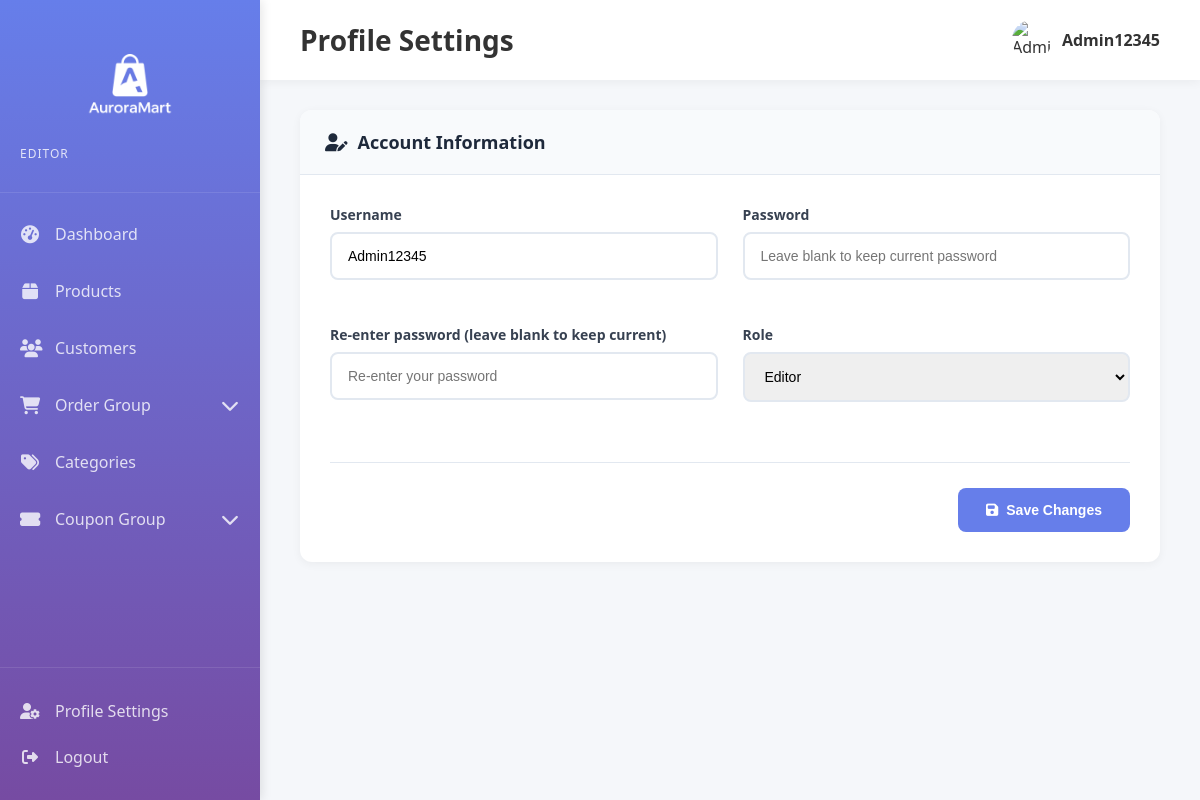
The page /admin_panel/profile/ (signed in) on the database its author committed.
### admin_panel/models.py (models this page shows, shortened)
class Admin(User):
    ROLE_CHOICES = [
        ('VIEWER', 'Viewer'),
        ('EDITOR', 'Editor')
    ]
    admin_id = models.CharField(max_length=20, primary_key=True, unique=True)
    role = models.CharField(max_length=100, default='Viewer',choices=ROLE_CHOICES)

### admin_panel/views.py (the view, shortened to what this page needs)
# urls.py: path('profile/', profileSettingsView.as_view(), name='admin_profile'),
class profileSettingsView(View):
    template_name = 'admin_panel/profile_settings.html'
    form_class = AdminUpdateForm
    def get_common_context(self, request):
        return {
            'username': request.session.get("admin_username"),
            'user_role': request.session.get("admin_role"),
            'profile_picture': request.session.get("admin_profile_picture")
        }
    def get(self, request, *args, **kwargs):
        username = request.session.get("admin_username")
        try:
            admin = Admin.objects.get(username=username)
            form = self.form_class(instance=admin)
            context = self.get_common_context(request)
            context['form'] = form
            return render(request, self.template_name, context)
        except Admin.DoesNotExist:
            return render(request, 'admin_panel/login.html')

### admin_panel/forms.py (shortened to what this page needs)
class AdminUpdateForm(forms.ModelForm):
    password_check = forms.CharField(
        label="Re-enter password (leave blank to keep current)",
        required=False,
        widget=forms.PasswordInput(attrs={
            'placeholder': 'Re-enter your password',
            'class': 'login_form'
        })
    )
    class Meta:
        model = Admin
        fields = ['username', 'password', 'password_check', 'role']
        widgets = {
            'username': forms.TextInput(attrs={
                'placeholder': 'Enter a unique username',
                'class': 'login_form'
            }),
            'password': forms.PasswordInput(attrs={
                'placeholder': 'Leave blank to keep current password',
                'class': 'login_form'
            }),
            'role': forms.Select(attrs={
                'class': 'login_form'
            })
        }
    def __init__(self, *args, **kwargs):
        super().__init__(*args, **kwargs)
        self.fields['username'].required = False
        self.fields['password'].required = False
        self.fields['role'].required = False

### admin_panel/templates/admin_panel/profile_settings.html (shortened to what this page needs)
{% extends 'admin_panel/base.html' %}
{% load static %}
{% block page_heading %}Profile Settings{% endblock %}
{% block extra_css %}
<link rel="stylesheet" href="{% static 'admin_panel/css/profile_settings.css' %}">
{% endblock %}
{% block content %}
<div class="profile-content">
    <div class="card profile-details-card">
        <div class="card-header">
            <h3><i class="fas fa-user-edit"></i>Account Information</h3>
        </div>
        <div class="card-body">
            {% if form %}
                <form method="post" class="profile-form">
                    <div class="form-grid">
                        {% for field in form %}
                        <div class="form-field">
                            <label for="{{ field.id_for_label }}">{{ field.label }}</label>
                            {{ field }}
                        </div>
                        {% endfor %}
                    </div>
                    <div class="form-actions">
                        <button type="submit" class="btn btn-primary">
                            <i class="fas fa-save"></i> Save Changes
                        </button>
                    </div>
                </form>
            {% else %}
                <div class="no-form-message">
                    <p>Profile form not available.</p>
                </div>
            {% endif %}
        </div>
    </div>
</div>
{% endblock %}

### admin_panel/templates/admin_panel/base.html (shortened to what this page needs)
{% load static %}
<!DOCTYPE html>
<html lang="en">
<head>
    <link rel="stylesheet" href="https://cdnjs.cloudflare.com/ajax/libs/font-awesome/6.4.0/css/all.min.css">
    <link rel="stylesheet" href="{% static 'admin_panel/css/base.css' %}">
    {% block extra_css %}{% endblock %}
</head>
<body>
    <nav class="sidebar">
        <div class="sidebar-header">
            <h2><img src="{% static 'admin_panel/Logo.png' %}" alt="AuroraMart Logo" class="sidebar-logo"></h2>
            <p class="admin-role">{{ user_role|default:"Admin" }}</p>
        </div>
        <div class="sidebar-menu-container">
            <ul class="sidebar-menu">
                <li>
                    <a href="{% url 'admin_dashboard' %}?type=dashboard" class="{% if type == 'dashboard' %}active{% endif %}">
                        <i class="fas fa-tachometer-alt"></i>
                        <span>Dashboard</span>
                    </a>
                </li>
                <li>
                    <a href="{% url 'admin_list' %}?type=products" class="{% if type == 'products' %}active{% endif %}">
                        <i class="fas fa-box"></i>
                        <span>Products</span>
                    </a>
                </li>
                <li>
                    <a href="{% url 'admin_list' %}?type=customers" class="{% if type == 'customers' %}active{% endif %}">
                        <i class="fas fa-users"></i>
                        <span>Customers</span>
                    </a>
                </li>
                <li class="menu-group">
                    <a href="#" class="menu-group-toggle" onclick="toggleGroup('order-group')">
                        <i class="fas fa-shopping-cart"></i>
                        <span>Order Group</span>
                        <i class="fas fa-chevron-down group-icon" id="order-group-icon"></i>
                    </a>
                </li>
                <li>
                    <a href="{% url 'admin_list' %}?type=categories" class="{% if type == 'categories' %}active{% endif %}">
                        <i class="fas fa-tags"></i>
                        <span>Categories</span>
                    </a>
                </li>
                <li class="menu-group">
                    <a href="#" class="menu-group-toggle" onclick="toggleGroup('coupon-group')">
                        <i class="fas fa-ticket-alt"></i>
                        <span>Coupon Group</span>
                        <i class="fas fa-chevron-down group-icon" id="coupon-group-icon"></i>
                    </a>
                </li>
            </ul>
        </div>
        <div class="sidebar-footer">
            <a href="{% url 'admin_profile' %}" class="sidebar-link">
                <i class="fas fa-user-cog"></i>
                <span>Profile Settings</span>
            </a>
            <a href="{% url 'admin_logout' %}?logout=true" class="sidebar-link logout">
                <i class="fas fa-sign-out-alt"></i>
                <span>Logout</span>
            </a>
        </div>
    </nav>
    <main class="main-content">
        <header class="top-header">
            <div class="header-left">
                <h1>{% block page_heading %}{{ page_title }}{% endblock %}</h1>
            </div>
            <div class="header-right">
                <div class="admin-profile">
                    {% if profile_picture %}
                        <img src="{{ profile_picture }}" alt="Admin" class="profile-pic">
                    {% else %}
                        <i class="fas fa-user-circle profile-icon"></i>
                    {% endif %}
                    <span class="admin-name">{{ username }}</span>
                </div>
            </div>
        </header>
        <div class="content-wrapper">
            {% block content %}{% endblock %}
        </div>
    </main>
</body>
</html>

### admin_panel/static/admin_panel/css/base.css (style rules this page uses)
* { margin: 0; padding: 0; box-sizing: border-box; }
body { font-family: 'Segoe UI', Tahoma, Geneva, Verdana, sans-serif; background: #f5f7fa; color: #333; display: flex; min-height: 100vh; }
.sidebar { width: 260px; background: linear-gradient(180deg, #667eea 0%, #764ba2 100%); color: white; position: fixed; height: 100vh; display: flex; flex-direction: column; box-shadow: 2px 0 10px rgba(0,0,0,0.1); z-index: 1000; }
.sidebar-header { padding: 30px 20px; border-bottom: 1px solid rgba(255,255,255,0.1); flex-shrink: 0; }
.sidebar-menu-container { flex: 1; overflow-y: auto; overflow-x: hidden; }
.sidebar-header h2 { font-size: 24px; margin-bottom: 5px; display: flex; justify-content: center; align-items: center; }
.sidebar-logo { width: 50%; height: 50%; object-fit: contain; filter: brightness(0) invert(1); }
.admin-role { font-size: 12px; opacity: 0.8; text-transform: uppercase; letter-spacing: 1px; }
.sidebar-menu { list-style: none; padding: 10px 0; margin: 0; }
.sidebar-menu li { margin: 5px 0; }
.sidebar-menu a { display: flex; align-items: center; padding: 15px 20px; color: rgba(255,255,255,0.8); text-decoration: none; transition: all 0.3s ease; }
.sidebar-menu a i { margin-right: 15px; font-size: 18px; width: 20px; text-align: center; }
.menu-group { margin: 5px 0; }
.menu-group-toggle { justify-content: space-between !important; cursor: pointer; }
.menu-group-toggle .group-icon { margin-left: auto; margin-right: 0; transition: transform 0.3s ease; }
.sidebar-footer { border-top: 1px solid rgba(255,255,255,0.1); padding: 20px 0; flex-shrink: 0; }
.sidebar-link { display: flex; align-items: center; padding: 12px 20px; color: rgba(255,255,255,0.8); text-decoration: none; transition: all 0.3s ease; }
.sidebar-link i { margin-right: 15px; font-size: 16px; width: 20px; text-align: center; }
.main-content { margin-left: 260px; flex: 1; display: flex; flex-direction: column; min-height: 100vh; }
.top-header { background: white; padding: 20px 40px; box-shadow: 0 2px 10px rgba(0,0,0,0.05); display: flex; justify-content: space-between; align-items: center; }
.header-left h1 { font-size: 28px; color: #333; }
.header-right { display: flex; align-items: center; gap: 20px; }
.admin-profile { display: flex; align-items: center; gap: 10px; }
.profile-pic { width: 40px; height: 40px; border-radius: 50%; object-fit: cover; }
.admin-name { font-weight: 600; color: #333; }
.content-wrapper { padding: 30px 40px; flex: 1; }

### admin_panel/static/admin_panel/css/profile_settings.css (style rules this page uses)
.profile-content { display: flex; flex-direction: column; gap: 30px; }
.card { background: white; border-radius: 12px; box-shadow: 0 2px 10px rgba(0,0,0,0.05); overflow: hidden; }
.card-header { padding: 20px 25px; border-bottom: 1px solid #e2e8f0; background: #f8fafc; }
.card-header h3 { font-size: 18px; color: #1e293b; display: flex; align-items: center; gap: 10px; margin: 0; }
.card-body { padding: 30px; }
.profile-details-card { width: 100%; max-width: 100%; }
.profile-form { display: flex; flex-direction: column; gap: 30px; }
.form-grid { display: grid; grid-template-columns: repeat(auto-fit, minmax(300px, 1fr)); gap: 25px; }
.form-grid label { display: block; font-weight: 600; color: #374151; margin-bottom: 8px; font-size: 14px; }
.form-grid input, .form-grid select, .form-grid textarea { width: 100%; padding: 14px 16px; border: 2px solid #e2e8f0; border-radius: 8px; font-size: 14px; transition: border-color 0.3s ease; box-sizing: border-box; }
.form-field { margin-bottom: 20px; }
.form-actions { display: flex; justify-content: flex-end; padding-top: 25px; border-top: 1px solid #e2e8f0; margin-top: 10px; }
.btn { padding: 14px 28px; border: none; border-radius: 8px; font-weight: 600; cursor: pointer; display: inline-flex; align-items: center; gap: 8px; transition: all 0.3s ease; text-decoration: none; font-size: 14px; }
.btn-primary { background: #667eea; color: white; }

### rows shown on the page
Admin: role "EDITOR", username "Admin12345", form "Admin12345" "Editor"

### other values the page prints
{{ field.label }} "Username" "Password" "Re-enter password (leave blank to keep current)" "Role"
